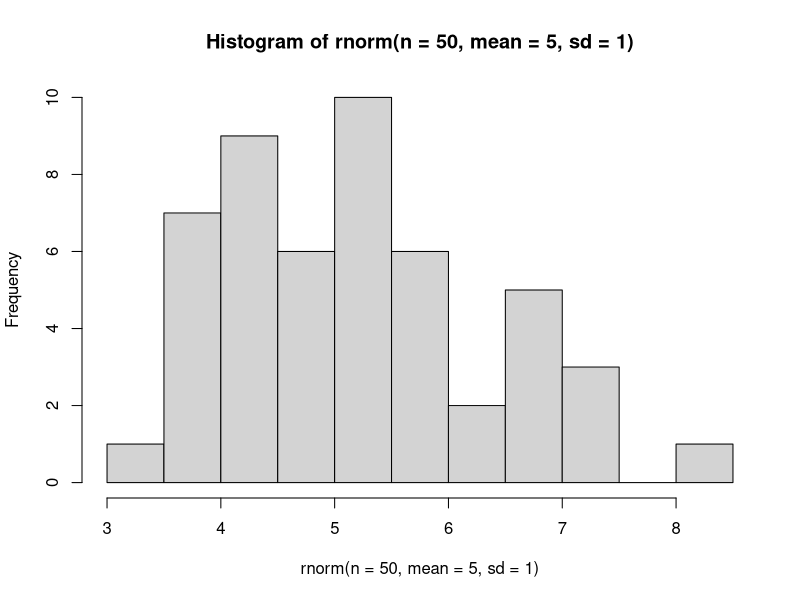
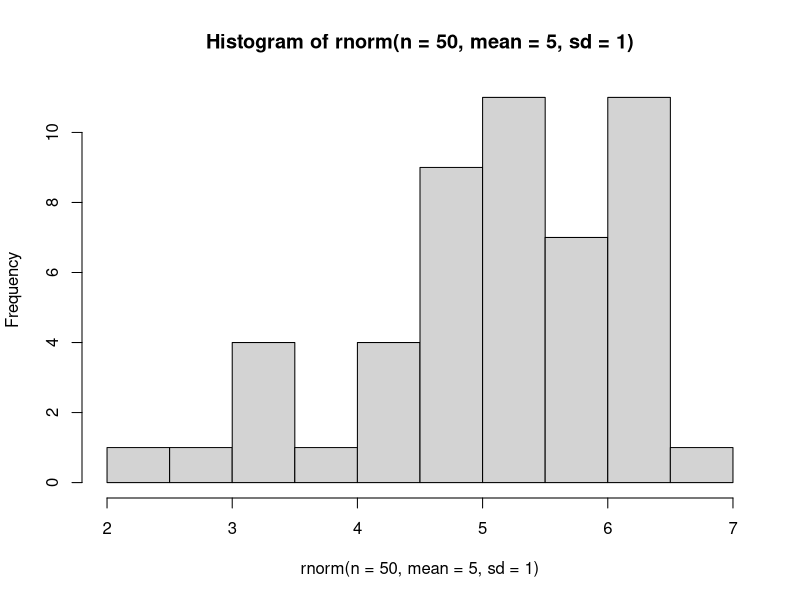
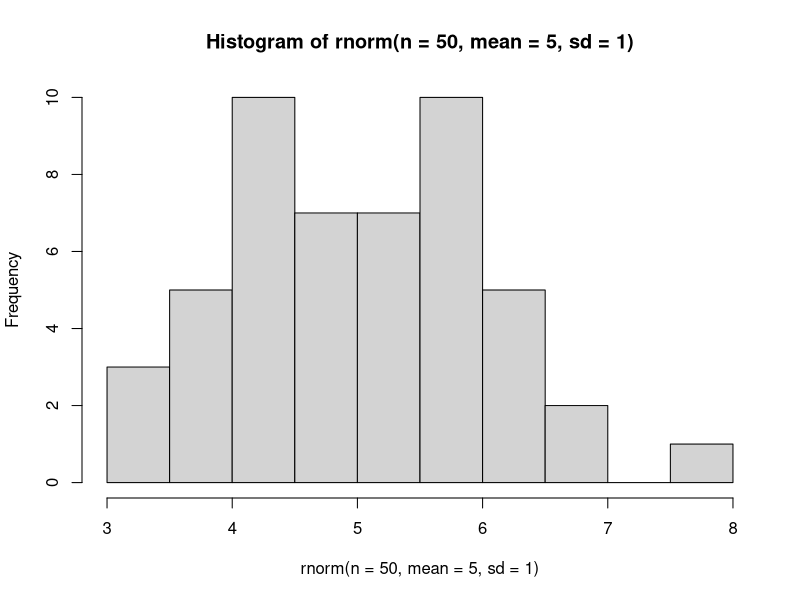

Write R code to recreate these figures, in order.
## ---- chunk 1
# x = 5; you're trying to get a "success" of "20" 5x
# size = 5; you're rolling 5 times 
# prob = 1/20; you're trying to get a specific value out of a 20 sided dice
dbinom(x = 5, size = 5, prob = 1/20)
## ---- chunk 2
# q = 2; how many successes you're trying to get more of
# size = 5; you're rolling 5 of the dice
# prob = 1/20; you're trying to get a specific calue out of a 20 sided dice
# lower.tail = FALSE; the key here is the "and greater". That means we want the upper tail (aka, not the lower tail)
pbinom(q = 2, size = 5, prob = 1/20, lower.tail = FALSE)
## ---- chunk 3
# p = .10; probability 
# size = 5; rolling 5 different dice
# prob = 1/20
# lower.tail = FALSE; want the upper tail
#
qbinom(p = .10, size = 5, prob = 1/20, lower.tail = FALSE) 
## ---- chunk 4
pnorm(q = 2, mean = 5, sd = 1)
## ---- chunk 5
hist(rnorm(n = 50, mean = 5, sd = 1))
hist(rnorm(n = 50, mean = 5, sd = 1))
hist(rnorm(n = 50, mean = 5, sd = 1))
## ---- chunk 6
dnorm(x = 10, mean = 5, sd = 1)
## ---- chunk 7
pnorm(q = 9, mean = 5, sd = 1, lower.tail = FALSE)
## ---- chunk 8
dunif(x = 37, min = 0, max = 100)
## ---- chunk 9
pchisq(q = 3.00, df = 10, lower.tail = FALSE)
## ---- chunk 10
pt(q = 3, df = 10, lower.tail = FALSE)
